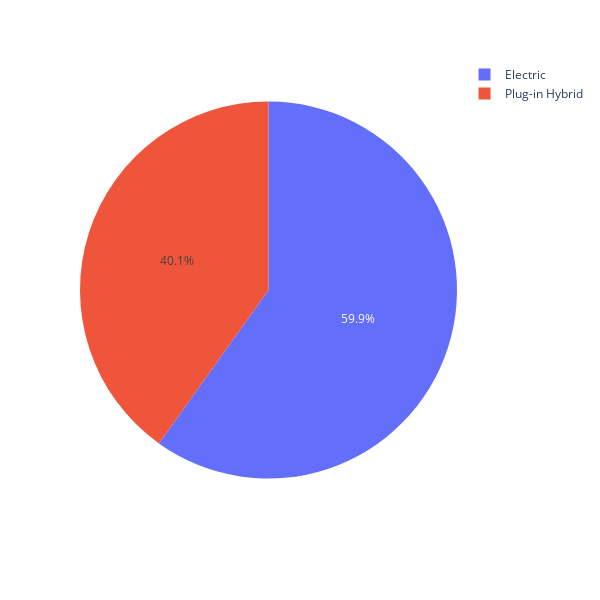

Notebook code for this chart:
### Code cell
Vehicle_type = data.groupby('Electric Vehicle Type').count()['City'].index
values = data.groupby('Electric Vehicle Type').count()['City'].values

px.pie(names=Vehicle_type,values=values,width=600,height=600)

### Figure 1 — Plotly figure (JSON) as saved in the notebook; plotly's stock layout.template omitted (floating-point values rounded to 4 significant figures)
{"data": [{"domain": {"x": [0, 1], "y": [0, 1]}, "hovertemplate": "label=%{label}<br>value=%{value}<extra></extra>", "labels": ["Electric", "Plug-in Hybrid"], "legendgroup": "", "name": "", "showlegend": true, "type": "pie", "values": [21723, 14559]}], "layout": {"height": 600, "legend": {"tracegroupgap": 0}, "margin": {"t": 60}, "width": 600}}
